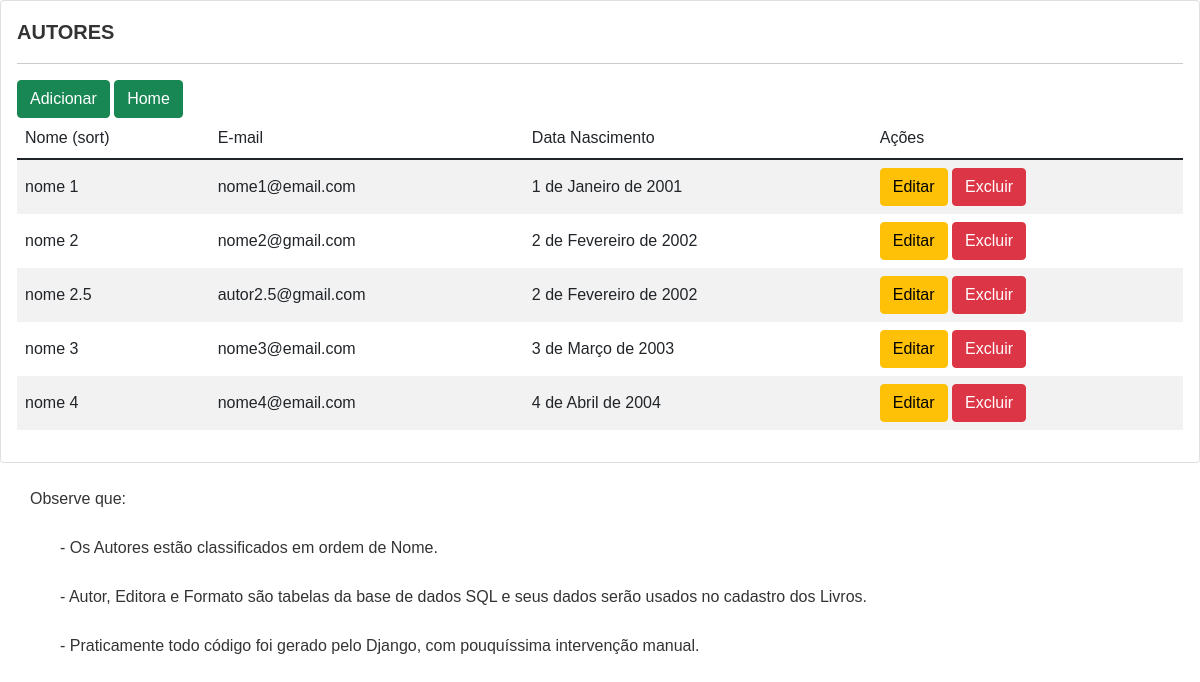
Before: /autor/ with the older database file.
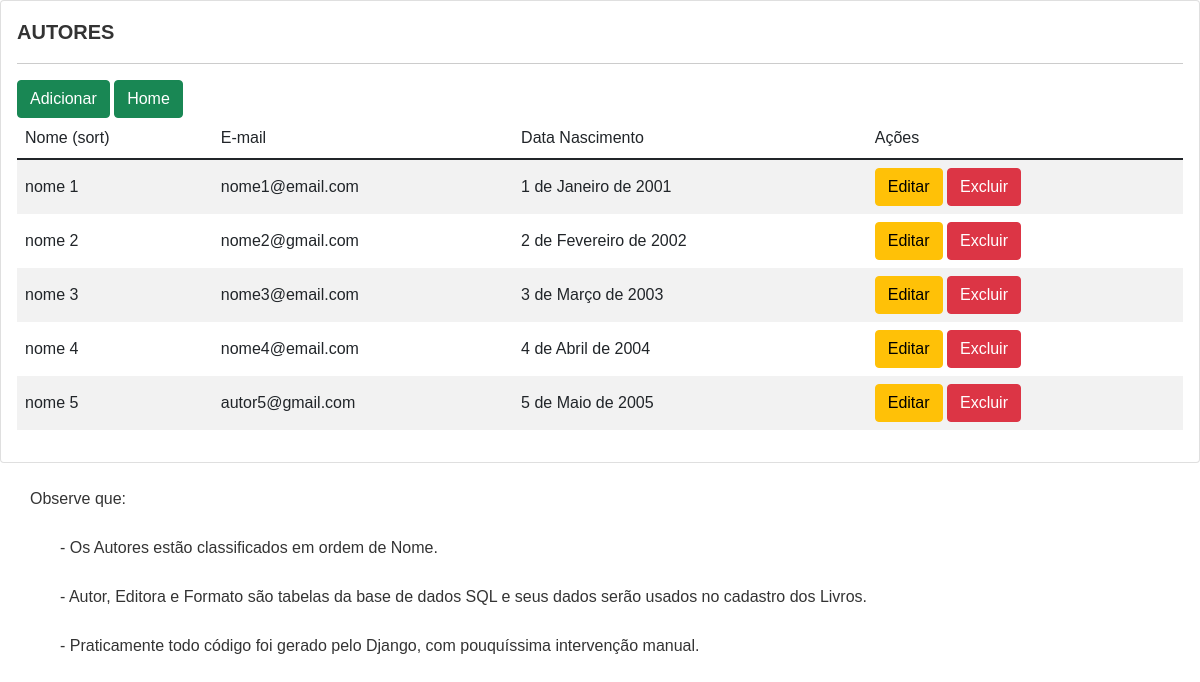
After: the same page with the newer database file.
### portal6/models.py (models this page shows, shortened)
class Autor(models.Model):
    nome = models.CharField(max_length=255)
    data_nascimento = models.DateField()
    email = models.EmailField()
    class Meta:
        ordering = ['nome'] #--> augustão FUNCIONOU

### portal6/views.py (the view)
# urls.py: path('autor/', views.autor, name='autor'),
def autor(request):
    autores = Autor.objects.all()
    context = {
        'autores': autores
    }
    return render(request, 'autor.html', context)

### portal6/templates/portal6/autor.html
{% extends 'base.html' %}
{% block content %}
	<div class="card">
		<div class="card-body">
			<h4>AUTORES</h4>
			<hr>
			<a class="btn btn-success" href="{% url 'autor_add' %}"> Adicionar </a>
			<a class="btn btn-success" href="{% url 'home' %}"> Home </a>
			<table class="table table-striped">
				<thead>
					<tr>
						<th>Nome (sort)</th>
						<th>E-mail</th>
						<th>Data Nascimento</th>
						<th>Ações</th>
					</tr>
				</thead>
				<tbody>
					{% for autor in autores %}
					<tr>
						<td>{{ autor.nome }}</td>
						<td>{{ autor.email }}</td>
						<td>{{ autor.data_nascimento }}</td>
						<td>
							<a class="btn btn-warning" href="{% url 'autor_edit' autor.id %}">Editar</a>
							<a class="btn btn-danger" href="{% url 'autor_delete' autor.id %}"
							   onclick="return confirm('Tem certeza que deseja DELETAR esse Autor?')">Excluir</a>
						</td>
					</tr>
					{% endfor %}
				</tbody>
			</table>
	    </div>
	</div>
	<div>
	    <p style="margin-left: 30px;"><br>Observe que:</p>
	    <p style="margin-left: 60px;"> - Os Autores estão classificados em ordem de Nome.</p>
	    <p style="margin-left: 60px;"> - Autor, Editora e Formato são tabelas da base de dados SQL e seus dados serão usados no cadastro dos Livros.</p>
	    <p style="margin-left: 60px;"> - Praticamente todo código foi gerado pelo Django, com pouquíssima intervenção manual.</p>
	</div>
{% endblock %}

Changed rows visible on the page:
changed Autor: nome "nome 2.5" → "nome 5"; email "autor2.5@gmail.com" → "autor5@gmail.com"; data_nascimento "2 de Fevereiro de 2002" → "5 de Maio de 2005"; moves down the list
